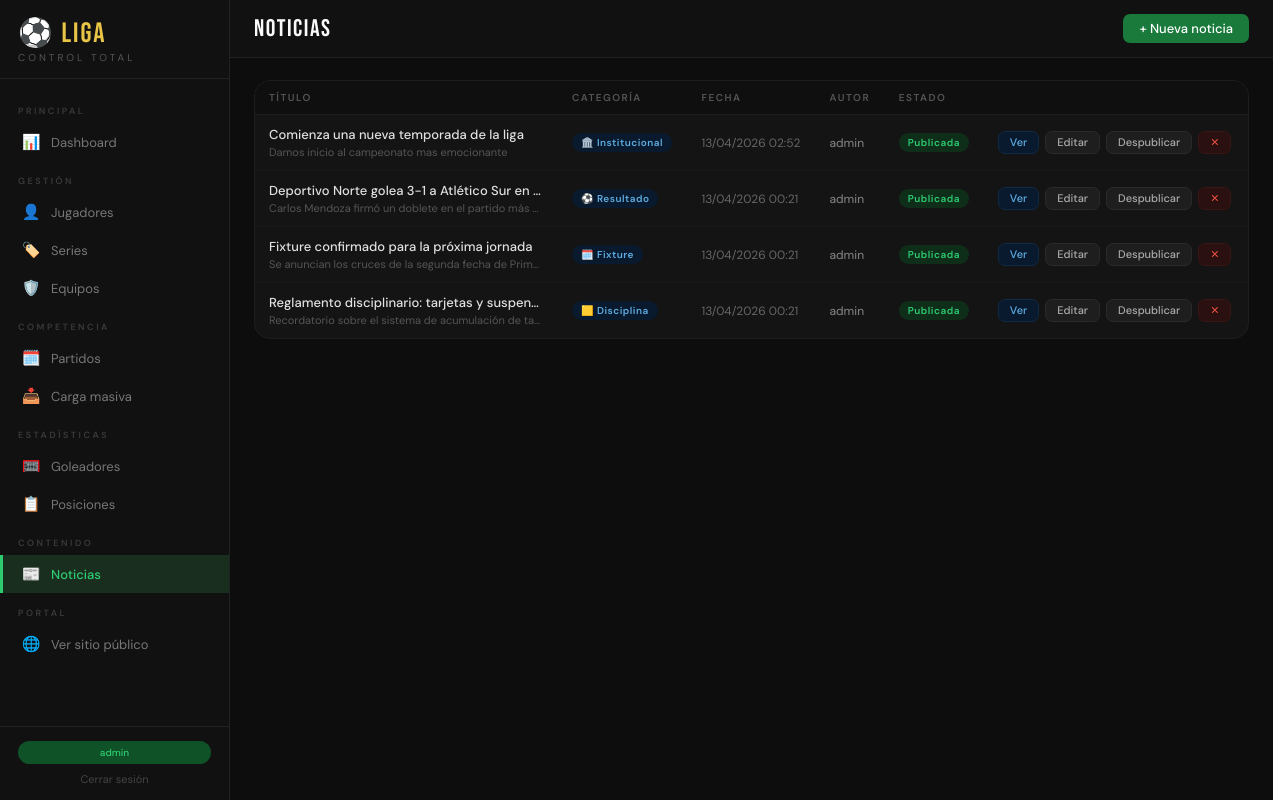
The page /admin/noticias/ (signed in) on the database its author committed.
### app/models/__init__.py (models this page shows, shortened)
class Usuario(UserMixin, db.Model):
    __tablename__ = 'usuarios'
    id = db.Column(db.Integer, primary_key=True)
    username = db.Column(db.String(64), unique=True, nullable=False)
    email = db.Column(db.String(120), unique=True, nullable=False)
    password_hash = db.Column(db.String(256), nullable=False)
    es_admin = db.Column(db.Boolean, default=False)
    creado_en = db.Column(db.DateTime, default=datetime.utcnow)

class Noticia(db.Model):
    __tablename__ = 'noticias'
    id         = db.Column(db.Integer, primary_key=True)
    titulo     = db.Column(db.String(200), nullable=False)
    resumen    = db.Column(db.String(400))
    cuerpo     = db.Column(db.Text, nullable=False)
    imagen_url = db.Column(db.String(300))
    categoria  = db.Column(db.String(30), default='general')
    publicada  = db.Column(db.Boolean, default=False)
    creado_en  = db.Column(db.DateTime, default=datetime.utcnow)
    autor_id   = db.Column(db.Integer, db.ForeignKey('usuarios.id'))
    autor = db.relationship('Usuario', backref='noticias')
    CATEGORIAS = {
        'general':        ('📰', 'General'),
        'resultado':      ('⚽', 'Resultado'),
        'fixture':        ('🗓️', 'Fixture'),
        'disciplina':     ('🟨', 'Disciplina'),
        'transferencia':  ('🔄', 'Transferencia'),
        'institucional':  ('🏛️', 'Institucional'),
    }
    @property
    def categoria_display(self):
        return self.CATEGORIAS.get(self.categoria, ('📰', self.categoria))

### app/routes/noticias.py (the view)
@noticias_bp.route('/')
@login_required
def index():
    noticias = Noticia.query.order_by(Noticia.creado_en.desc()).all()
    return render_template('noticias/index.html', noticias=noticias)

### app/models/__init__.py (called while the page is built)
@login_manager.user_loader
def load_user(user_id):
    return Usuario.query.get(int(user_id))

### app/templates/noticias/index.html (shortened to what this page needs)
{% extends 'base.html' %}
{% block topbar_title %}NOTICIAS{% endblock %}
{% block topbar_actions %}
  <a href="{{ url_for('noticias_admin.form') }}" class="btn btn-primary">+ Nueva noticia</a>
{% endblock %}
{% block content %}
<div class="card">
  <div class="table-wrap">
    {% if noticias %}
    <table>
      <thead>
        <tr>
          <th>Título</th>
          <th>Categoría</th>
          <th>Fecha</th>
          <th>Autor</th>
          <th>Estado</th>
          <th></th>
        </tr>
      </thead>
      <tbody>
        {% for n in noticias %}
        <tr>
          <td style="max-width:300px;">
            <div style="font-weight:500; color:#e0e0e0; white-space:nowrap; overflow:hidden; text-overflow:ellipsis; max-width:280px;">
              {{ n.titulo }}
            </div>
            {% if n.resumen %}
            <div style="font-size:11px; color:#555; white-space:nowrap; overflow:hidden; text-overflow:ellipsis; max-width:280px; margin-top:2px;">
              {{ n.resumen }}
            </div>
            {% endif %}
          </td>
          <td><span class="badge b-blue">{{ n.categoria_display[0] }} {{ n.categoria_display[1] }}</span></td>
          <td style="font-size:12px; color:#666; white-space:nowrap;">{{ n.creado_en.strftime('%d/%m/%Y %H:%M') }}</td>
          <td style="font-size:12px; color:#888;">{{ n.autor.username if n.autor else '—' }}</td>
          <td>
            {% if n.publicada %}
            <span class="badge b-green">Publicada</span>
            {% else %}
            <span class="badge b-gray">Borrador</span>
            {% endif %}
          </td>
          <td>
            <div style="display:flex; gap:6px; flex-wrap:nowrap;">
              <a href="{{ url_for('public.noticia_detalle', id=n.id) }}" target="_blank" class="btn btn-info btn-sm">Ver</a>
              <a href="{{ url_for('noticias_admin.form', id=n.id) }}" class="btn btn-secondary btn-sm">Editar</a>
              <form method="POST" action="{{ url_for('noticias_admin.toggle_publicar', id=n.id) }}">
                <button type="submit" class="btn btn-secondary btn-sm">
                  {{ 'Despublicar' if n.publicada else 'Publicar' }}
                </button>
              </form>
              <form method="POST" action="{{ url_for('noticias_admin.eliminar', id=n.id) }}"
                    onsubmit="return confirm('¿Eliminar esta noticia?')">
                <button type="submit" class="btn btn-danger btn-sm">✕</button>
              </form>
            </div>
          </td>
        </tr>
        {% endfor %}
      </tbody>
    </table>
    {% else %}
    <div class="empty-state">
      <div class="empty-icon">📰</div>
      <div class="empty-text">No hay noticias. Crea la primera.</div>
      <a href="{{ url_for('noticias_admin.form') }}" class="btn btn-primary" style="margin-top:12px;">+ Nueva noticia</a>
    </div>
    {% endif %}
  </div>
</div>
{% endblock %}

### app/templates/base.html (shortened to what this page needs)
<!DOCTYPE html>
<html lang="es">
<head>
</head>
<body>
<nav class="sidebar" id="sidebar">
  <div class="logo">
    <div class="logo-title">⚽ LIGA</div>
    <div class="logo-sub">Control Total</div>
  </div>
  <div class="nav">
    <div class="nav-section">Principal</div>
    <a href="{{ url_for('dashboard.index') }}" class="nav-item {% if request.endpoint == 'dashboard.index' %}active{% endif %}">
      <span class="nav-icon">📊</span><span>Dashboard</span>
    </a>
    <div class="nav-section">Gestión</div>
    <a href="{{ url_for('jugadores.index') }}" class="nav-item {% if request.blueprint == 'jugadores' %}active{% endif %}">
      <span class="nav-icon">👤</span><span>Jugadores</span>
    </a>
    <a href="{{ url_for('series.index') }}" class="nav-item {% if request.blueprint == 'series' %}active{% endif %}">
      <span class="nav-icon">🏷️</span><span>Series</span>
    </a>
    <a href="{{ url_for('equipos.index') }}" class="nav-item {% if request.blueprint == 'equipos' %}active{% endif %}">
      <span class="nav-icon">🛡️</span><span>Equipos</span>
    </a>
    <div class="nav-section">Competencia</div>
    <a href="{{ url_for('partidos.index') }}" class="nav-item {% if request.blueprint == 'partidos' %}active{% endif %}">
      <span class="nav-icon">🗓️</span><span>Partidos</span>
    </a>
    <a href="{{ url_for('carga_masiva.partidos') }}" class="nav-item {% if request.blueprint == 'carga_masiva' %}active{% endif %}">
      <span class="nav-icon">📥</span><span>Carga masiva</span>
    </a>
    <div class="nav-section">Estadísticas</div>
    <a href="{{ url_for('goleadores.index') }}" class="nav-item {% if request.blueprint == 'goleadores' %}active{% endif %}">
      <span class="nav-icon">🥅</span><span>Goleadores</span>
    </a>
    <a href="{{ url_for('tabla.index') }}" class="nav-item {% if request.blueprint == 'tabla' %}active{% endif %}">
      <span class="nav-icon">📋</span><span>Posiciones</span>
    </a>
    <div class="nav-section">Contenido</div>
    <a href="{{ url_for('noticias_admin.index') }}" class="nav-item {% if request.blueprint == 'noticias_admin' %}active{% endif %}">
      <span class="nav-icon">📰</span><span>Noticias</span>
    </a>
    <div class="nav-section">Portal</div>
    <a href="{{ url_for('public.home') }}" class="nav-item" target="_blank">
      <span class="nav-icon">🌐</span><span>Ver sitio público</span>
    </a>
  </div>
  <div class="sidebar-footer">
    <span class="badge-liga">{{ current_user.username }}</span>
    <a href="{{ url_for('auth.logout') }}" style="display:block;text-align:center;font-size:11px;color:#444;margin-top:8px;text-decoration:none">Cerrar sesión</a>
  </div>
</nav>
<div class="main">
  <div class="topbar">
    <div style="display:flex;align-items:center;gap:10px">
      <div class="topbar-title">{% block topbar_title %}{% endblock %}</div>
    </div>
    <div class="topbar-actions">{% block topbar_actions %}{% endblock %}</div>
  </div>
  <div class="content">
    {% block content %}{% endblock %}
  </div>
</div>
</body>
</html>

### app/templates/base.html (style rules this page uses)
* { box-sizing:border-box;margin:0;padding:0 }
:root { --verde:#1a7a3c;--verde-claro:#2ecc71;--verde-oscuro:#0f5228; --negro:#0d0d0d;--blanco:#fafafa;--gris:#f0f0ee;--gris-medio:#d0d0cc; --acento:#e8c547;--rojo:#c0392b;--azul:#2980b9; --font-title:'Bebas Neue',sans-serif;--font-body:'DM Sans',sans-serif; --radius:10px;--radius-lg:16px;--sidebar-w:230px; }
body { font-family:var(--font-body);background:var(--negro);color:var(--blanco);min-height:100vh;display:flex }
.sidebar { width:var(--sidebar-w);background:#111;border-right:1px solid #222;position:fixed;top:0;left:0;height:100vh;display:flex;flex-direction:column;z-index:100;overflow-y:auto }
.logo { padding:20px 18px 14px;border-bottom:1px solid #222 }
.logo-title { font-family:var(--font-title);font-size:28px;color:var(--acento);letter-spacing:2px;line-height:1 }
.logo-sub { font-size:10px;color:#555;letter-spacing:3px;text-transform:uppercase;margin-top:3px }
.nav { flex:1;padding:12px 0 }
.nav-section { font-size:9px;letter-spacing:2.5px;color:#3a3a3a;text-transform:uppercase;padding:14px 18px 6px;font-weight:600 }
.nav-item { display:flex;align-items:center;gap:10px;padding:9px 18px;border-left:3px solid transparent;transition:all .15s;color:#777;font-size:13px;text-decoration:none }
.nav-item.active { background:#1a2e1f;color:var(--verde-claro);border-left-color:var(--verde-claro);font-weight:500 }
.nav-icon { font-size:15px;width:20px;text-align:center }
.sidebar-footer { padding:14px 18px;border-top:1px solid #222 }
.badge-liga { background:var(--verde-oscuro);color:var(--verde-claro);font-size:10px;padding:5px 10px;border-radius:20px;font-weight:500;text-align:center;display:block }
.main { margin-left:var(--sidebar-w);flex:1;display:flex;flex-direction:column;min-height:100vh }
.topbar { background:#111;border-bottom:1px solid #222;padding:0 24px;height:58px;display:flex;align-items:center;justify-content:space-between;position:sticky;top:0;z-index:50 }
.topbar-title { font-family:var(--font-title);font-size:24px;letter-spacing:1.5px }
.topbar-actions { display:flex;gap:10px;align-items:center }
.content { padding:22px 24px;flex:1 }
.btn { font-family:var(--font-body);font-size:13px;font-weight:500;padding:8px 16px;border-radius:7px;cursor:pointer;border:none;transition:all .15s;display:inline-flex;align-items:center;gap:7px;text-decoration:none;line-height:1 }
.btn-primary { background:var(--verde);color:#fff }
.btn-secondary { background:#1e1e1e;color:#aaa;border:1px solid #2a2a2a }
.btn-danger { background:#2a1010;color:#e74c3c;border:1px solid #3a1515 }
.btn-info { background:#0a1a2e;color:#5dade2;border:1px solid #0e2a45 }
.btn-sm { padding:5px 11px;font-size:11px }
.card { background:#141414;border:1px solid #1e1e1e;border-radius:var(--radius-lg);overflow:hidden;margin-bottom:18px }
.table-wrap { overflow-x:auto }
table { width:100%;border-collapse:collapse }
th { background:#0f0f0f;color:#555;font-size:10px;font-weight:600;letter-spacing:1.5px;text-transform:uppercase;padding:10px 14px;text-align:left;border-bottom:1px solid #1e1e1e;white-space:nowrap }
td { padding:11px 14px;border-bottom:1px solid #191919;font-size:13px;color:#bbb;vertical-align:middle }
tr:last-child td { border-bottom:none }
.badge { display:inline-block;font-size:10px;font-weight:600;padding:3px 9px;border-radius:20px;letter-spacing:.5px;white-space:nowrap }
.b-green { background:#0f2e1a;color:var(--verde-claro) }
.b-blue { background:#0a1a2e;color:#5dade2 }

### rows shown on the page
Usuario: username "admin"
Noticia: titulo "Comienza una nueva temporada de la liga", resumen "Damos inicio al campeonato mas emocionante", categoria "🏛️", categoria "Institucional", creado_en "13/04/2026 02:52", autor "admin", shows "Publicada", publicada "Despublicar"
Noticia: titulo "Deportivo Norte golea 3-1 a Atlético Sur en…", resumen "Carlos Mendoza firmó un doblete en el partido más…", categoria "⚽", categoria "Resultado", creado_en "13/04/2026 00:21", autor "admin", shows "Publicada", publicada "Despublicar"
Noticia: titulo "Fixture confirmado para la próxima jornada", resumen "Se anuncian los cruces de la segunda fecha de Prim…", categoria "🗓️", categoria "Fixture", creado_en "13/04/2026 00:21", autor "admin", shows "Publicada", publicada "Despublicar"
Noticia: titulo "Reglamento disciplinario: tarjetas y suspen…", resumen "Recordatorio sobre el sistema de acumulación de ta…", categoria "🟨", categoria "Disciplina", creado_en "13/04/2026 00:21", autor "admin", shows "Publicada", publicada "Despublicar"
